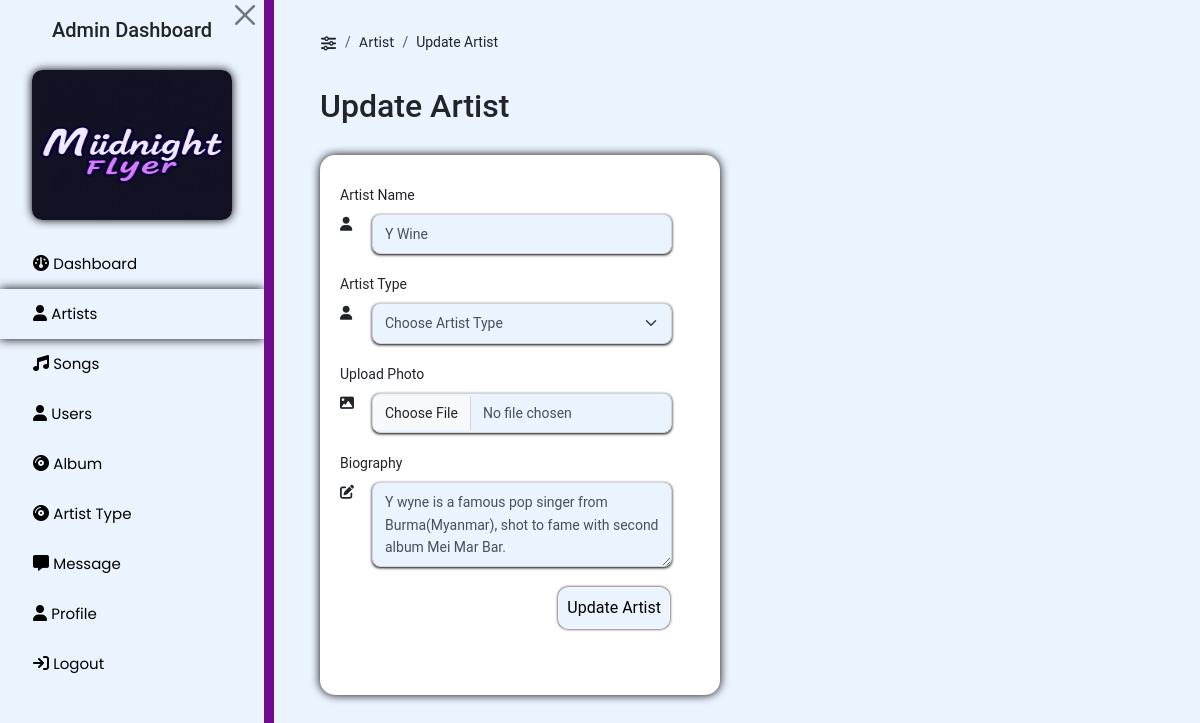
Screenshot of /artistupdate/14 with the database file from the repository.
### tables this page shows
CREATE TABLE artisttable(
ArtistID INTEGER primary key AUTOINCREMENT,
ArtistName TEXT,
Biography TEXT,
Photo blob,
ArtistTypeID INTEGER REFERENCES artisttypetable(ArtistTYpeID)
);

### app.py (the view)
@app.route("/artistupdate/<ArtistID>")
def artistupdate(ArtistID):
    try:
        conn = sqlite3.connect('music.db')
        conn.row_factory = sqlite3.Row
        cursor = conn.cursor()
        cursor.execute("select * from artisttable where ArtistID=?",(ArtistID,))
        artistlist = cursor.fetchone()
        cursor.execute("select ArtistTypeID from artisttable where ArtistID=?",(ArtistID,))
        artisttypeid = cursor.fetchone()
        artisttype = artisttypeid[0]
        cursor.execute("select * from artisttypetable where ArtistTypeID=?",(artisttype,))
        artisttypelist = cursor.fetchone()
        artisttypename = artisttypelist[1]
        cursor.execute("select * from artisttypetable")
        artisttypelist = cursor.fetchall()
        return render_template("artistupdate.html", artistlist = artistlist, artisttypelist = artisttypelist, artisttypename=artisttypename)
    except Exception as e:
        print(traceback.format_exc())
        print(e)
        return "None"

### templates/artistupdate.html (shortened to what this page needs)
{% extends "adminsidebar.html" %}
{% set active_page = 'artist' %}
{% block content %}
<div class="form-contain">
    <ol class="breadcrumb bg-transparent mb-0 pb-0 pt-1 px-0 me-sm-6 me-5">
        <li class="breadcrumb-item text-sm">
            <button class="btn" id="sidebar-toggle" type="button">
                <i class="fa-solid fa-sliders"></i>
            </button>
        </li>
        <li class="breadcrumb-item text-sm"><a class="opacity-5 text-dark" href="{{url_for('artist')}}">Artist</a></li>
        <li class="breadcrumb-item text-sm text-dark active" aria-current="page">Update Artist</li>
      </ol>
      <div class="main-container">
        <h2>Update Artist</h2>
      </div>
      <div class="col-xl-6 col-md-6 col-sm-4 form-container">
        <form method="POST" action="/artistupdated/{{artistlist['ArtistID']}}"  enctype="multipart/form-data">
            <div class="mb-3">
              <label for="exampleInputEmail1" class="form-label">Artist Name</label>
              <div class="row">
                <div class="col-1"><i class="fa-solid fa-user" id="add-update_icon"></i></div>
                <div class="col"><input type="text" class="form-control" id="artistname" name="artistname"aria-describedby="emailHelp" placeholder="Enter Artist Name" value="{{artistlist['ArtistName']}}"></div>
            </div>
            <div class="mb-3">
              <label for="exampleInputPassword1" class="form-label">Artist Type</label>
              <div class="row">
                <div class="col-1"><i class="fa-solid fa-user" id="add-update_icon"></i></div>
                <div class="col">
                    <select class="form-select form-control" id="artisttype" name="artisttype" aria-label="Disabled select example" Required>
                        <option value="" selected Disabled>Choose Artist Type</option>
                      </select>
                </div>
            </div>
            <div class="mb-3">
                <label for="exampleFormControlTextarea1" class="form-label">Upload Photo</label>
                <div class="row">
                    <div class="col-1"><i class="fa-solid fa-image" id="add-update_icon"></i></div>
                    <div class="col">
                    <input type="file" class="form-control-file form-control" name="photo"/>
                </div>
            </div>
            <div class="mb-3">
                <label for="exampleFormControlTextarea1" class="form-label">Biography</label>
                <div class="row">
                    <div class="col-1"><i class="fa fa-pencil-square-o" id="add-update_icon"></i></div>
                    <div class="col">
                    <textarea class="form-control" id="biography" name="biography" rows="3" placeholder="Enter Artist's Biography">{{artistlist['Biography']}}</textarea>
                </div>
            </div>
            <div class="d-flex flex-row-reverse">
                <button type="submit" class="btn btn-light p-2" id="add-button">Update Artist</button>
            </div>
        </div>
    </form>
</div>
</div>
{% endblock %}

### static/css/admindashboard.css (style rules this page uses)
body { font-family: 'Roboto', sans-serif; font-size: 0.875rem; opacity: 1; overflow-y: scroll; margin: 0; }
.background-image { height: 100%; background-image: linear-gradient(to bottom right, #6E0A8F 57%, #BA0715 100%); }
a { cursor: pointer; text-decoration: none; font-family: 'Poppins', sans-serif; }
li { list-style: none; }
.form-control { max-width: 300px; }
.form-control { display: block; width: 100%; padding: 0.5rem 0.75rem; font-size: 0.875rem; font-weight: 400; line-height: 1.4rem; color: #495057; background-color: #fff; background-clip: padding-box; border: 1px solid #d2d6da; appearance: none; border-radius: 0.5rem; transition: box-shadow 0.15s ease, border-color 0.15s ease; }
#sidebar-toggle { padding-right: 25px; }
.form-container { margin-top: 30px; background-color: white; box-shadow: 0 0 10px black; padding: 30px 20px; border-radius: 15px; max-width: 400px; }
.col { margin-bottom: 20px; }
#sidebar-toggle { font-size: 15px; margin: 0; padding: 0; }
.form-contain { margin-top: 20px; margin-left: 30px; }
.form-control { box-shadow: 0px 1px 3px black; display: block; width: 100%; padding: 0.5rem 0.75rem; font-size: 0.875rem; font-weight: 400; line-height: 1.4rem; color: #495057; background-color: #EBF3FF; background-clip: padding-box; border: 1px solid #d2d6da; appearance: none; border-radius: 0.5rem; transition: box-shadow 0.15s ease, border-color 0.15s ease; }
#add-button { border-radius: 20px; box-shadow: 0px 1px 2px black; background-color: #EBF3FF; }
.main-container { margin-top: 30px; }
#add-button { box-shadow: 0 0 3px black; border-radius: 10px; margin-right: 30px; margin-bottom: 20px; width: auto; }

### rows the page displays
artisttable: artistname "Y Wine", biography "Y wyne is a famous pop singer from Burma(Myanmar), shot to fame with second album Mei Mar Bar."
